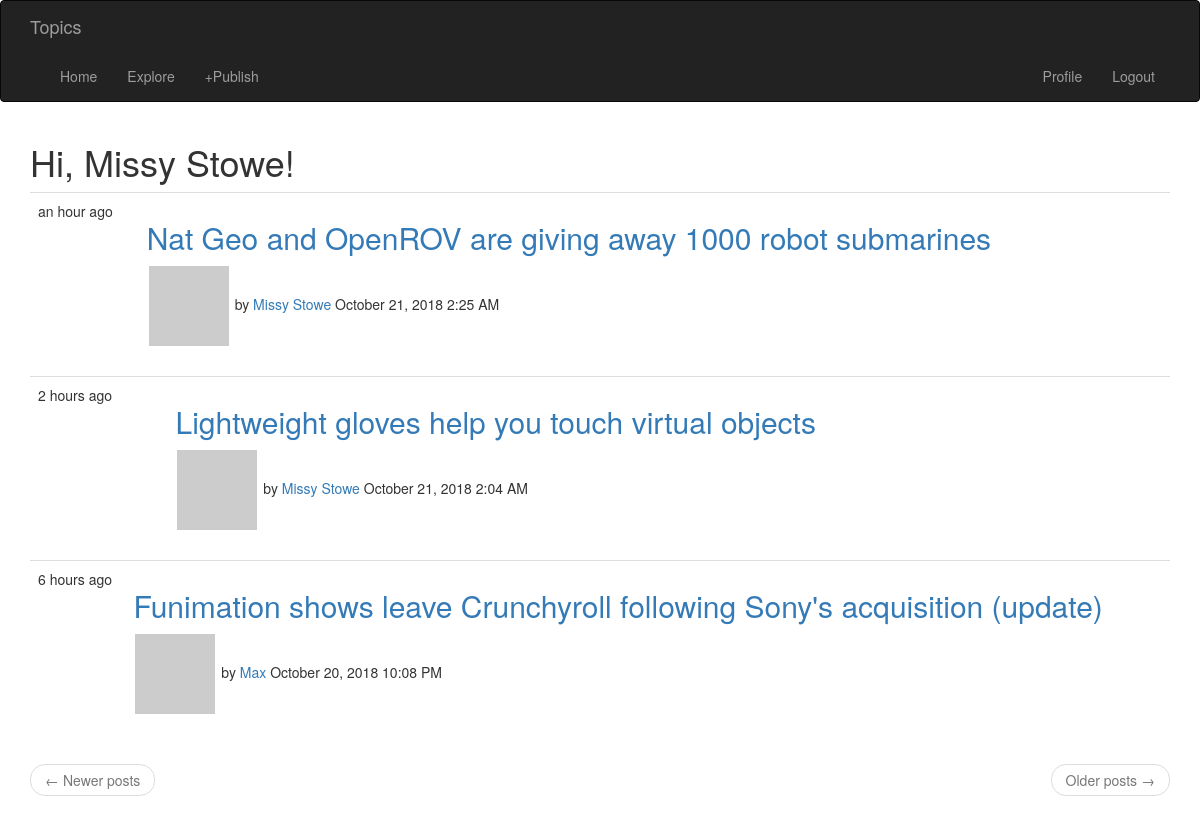
The page /index (signed in) on the database its author committed.
### app/models.py (models this page shows, shortened)
class User(UserMixin, db.Model):
    id = db.Column(db.Integer, primary_key=True)
    username = db.Column(db.String(64), index=True, unique=True)
    email = db.Column(db.String(120), index=True, unique=True)
    password_hash = db.Column(db.String(128))
    posts = db.relationship('Post', backref='author', lazy='dynamic')
    comments = db.relationship('Comment', backref='author', lazy='dynamic')
    about_me = db.Column(db.String(140))
    last_seen = db.Column(db.DateTime, default=datetime.utcnow)
    followed = db.relationship(
        'User',
        secondary=followers,
        primaryjoin=(followers.c.follower_id == id),
        secondaryjoin=(followers.c.followed_id == id),
        backref=db.backref('followers', lazy='dynamic'),
        lazy='dynamic')
    def avatar(self, size):
        digest = md5(self.email.lower().encode('utf-8')).hexdigest()
        return 'https://www.gravatar.com/avatar/{}?d=identicon&s={}'.format(
            digest, size)
    def followed_posts(self):
        followed = Post.query.join(
            followers, (followers.c.followed_id == Post.user_id)).filter(
                followers.c.follower_id == self.id)
        own = Post.query.filter_by(user_id=self.id)
        return followed.union(own).order_by(Post.timestamp.desc())

class Post(db.Model):
    id = db.Column(db.Integer, primary_key=True)
    title = db.Column(db.String(500))
    body = db.Column(db.String(50000))
    timestamp = db.Column(db.DateTime, index=True, default=datetime.utcnow)
    user_id = db.Column(db.Integer, db.ForeignKey('user.id'))
    comments = db.relationship('Comment', backref='post', lazy='dynamic')

### app/routes.py (the view)
@app.route('/', methods=['GET', 'POST'])
@app.route('/index', methods=['GET', 'POST'])
@login_required
def index():
    page = request.args.get('page', 1, type=int)
    posts = current_user.followed_posts().paginate(
        page, app.config['POSTS_PER_PAGE'], False)
    next_url = url_for('index', page=posts.next_num) \
        if posts.has_next else None
    prev_url = url_for('index', page=posts.prev_num) \
        if posts.has_prev else None
    return render_template(
        "index.html",
        title='Topics',
        posts=posts.items,
        next_url=next_url,
        prev_url=prev_url)

### app/models.py (called while the page is built)
@login.user_loader
def load_user(id):
    return User.query.get(int(id))

### app/routes.py (called while the page is built)
@app.before_request
def before_request():
    if current_user.is_authenticated:
        current_user.last_seen = datetime.utcnow()
        db.session.commit()

### app/templates/index.html (shortened to what this page needs)
 {% extends "base.html" %} {% import 'bootstrap/wtf.html' as wtf %} {% block app_content %}
<h1>Hi, {{ current_user.username }}!</h1>
 {% for post in posts %} {% include '_post.html' %} {% endfor %}
<nav aria-label="...">
    <ul class="pager">
        <li class="previous{% if not prev_url %} disabled{% endif %}">
            <a href="{{ prev_url or '#' }}">
                <span aria-hidden="true">&larr;</span> Newer posts
            </a>
        </li>
        <li class="next{% if not next_url %} disabled{% endif %}">
            <a href="{{ next_url or '#' }}">
                Older posts
                <span aria-hidden="true">&rarr;</span>
            </a>
        </li>
    </ul>
</nav>
{% endblock %}

### app/templates/_post.html
<table class="table table-hove">
    <tr>
        <td valign="bottom !important">
            {{moment(post.timestamp).fromNow()}}
        </td>
        <td>
            <h2>
                <a style="font: #000000 !important" href="{{ url_for('post', id=post.id) }}">
                    {{post.title}}</a>
            </h2>
            <a href="{{ url_for('user', username=post.author.username) }}">
                <img style="margin:2px !important;" src="{{ post.author.avatar(30) }}" />
            </a>
            by
            <a href="{{ url_for('user', username=post.author.username) }}">
                {{ post.author.username }}</a> {{moment(post.timestamp).format('LLL') }}
        </td>
    </tr>
</table>

### rows shown on the page
User: username "Missy Stowe"
Post: timestamp "an hour ago", title "Nat Geo and OpenROV are giving away 1000 robot submarines", author.username "Missy Stowe", timestamp "October 21, 2018 2:25 AM"
Post: timestamp "2 hours ago", title "Lightweight gloves help you touch virtual objects", author.username "Missy Stowe", timestamp "October 21, 2018 2:04 AM"
Post: timestamp "6 hours ago", title "Funimation shows leave Crunchyroll following Sony's acquisition (update)", author.username "Max", timestamp "October 20, 2018 10:08 PM"
